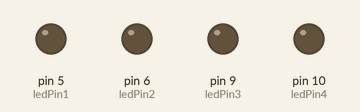
Simulated run of this sketch. Board: Arduino Uno, built with avr-gcc and run on an emulated ATmega328P. On the bench: output pins drawn as LEDs (lit = HIGH).

Above: at 0.05 s.
At 1.4 s:
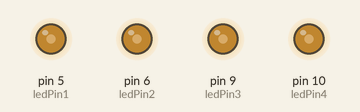
At 2.8 s:
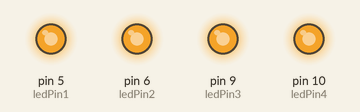
At 4.2 s:
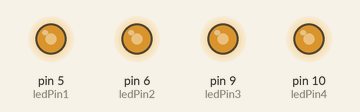
At 5.6 s:
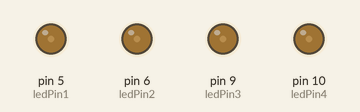
Timing chart, 0 to 8.1 s (numbered marks = the images above):
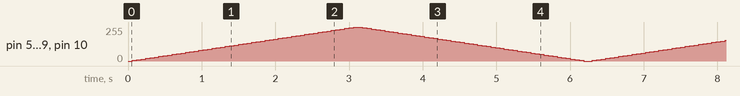

The sketch:

dim1.ino
```cpp
int ledPin3 = 9;
int ledPin1 = 5;
int ledPin2 = 6;
int ledPin4 = 10;  // LED connected to digital pin 9

void setup() {
  // nothing happens in setup
}

void loop() {
  // fade in from min to max in increments of 5 points:
  for (int fadeValue = 0 ; fadeValue <= 255; fadeValue += 5) {
    // sets the value (range from 0 to 255):
    analogWrite(ledPin1, fadeValue);
    analogWrite(ledPin2, fadeValue);
    analogWrite(ledPin3, fadeValue);
    analogWrite(ledPin4, fadeValue);
    // wait for 30 milliseconds to see the dimming effect
    delay(60);
  }

  // fade out from max to min in increments of 5 points:
  for (int fadeValue = 255 ; fadeValue >= 0; fadeValue -= 5) {
    // sets the value (range from 0 to 255):
    analogWrite(ledPin1, fadeValue);
    analogWrite(ledPin2, fadeValue);
    analogWrite(ledPin3, fadeValue);
    analogWrite(ledPin4, fadeValue);
    // wait for 30 milliseconds to see the dimming effect
    delay(60);
  }

}
```
